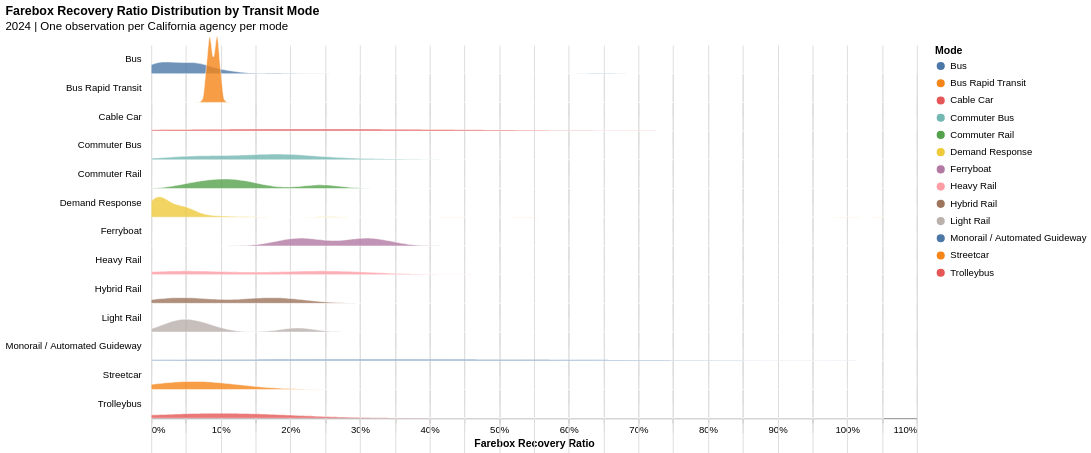

Notebook cell for this chart:
### Code cell
import altair as alt

# Create ONE observation per agency + mode for 2024
ridge_df = (
    df_CA[(df_CA["year"] == 2024) & (df_CA["mode_full_name"] != "Vanpool")]
    .groupby(["source_agency", "mode_full_name"], as_index=False
    )
    .agg(fare_revenue=("fare_revenue", "sum"), operating_expenses_total=("operating_expenses_total", "sum"))
)

# Calculate agency-level farebox recovery ratio
ridge_df["farebox_recovery_ratio"] = (ridge_df["fare_revenue"] /ridge_df["operating_expenses_total"])

# Remove invalid values
ridge_df = ridge_df[ridge_df["farebox_recovery_ratio"].notna() & (ridge_df["farebox_recovery_ratio"] >= 0) & (ridge_df["farebox_recovery_ratio"] <= 2)].copy()

step = 30
overlap = 1.5

chart = (
    alt.Chart(ridge_df, width=800, height=step)
    .transform_density(
        "farebox_recovery_ratio",
        groupby=["mode_full_name"],
        as_=["farebox_recovery_ratio", "density"]
    )
    .mark_area(
        interpolate="monotone",
        fillOpacity=0.8,
        stroke="white",
        strokeWidth=0.5
    )
    .encode(
        x=alt.X("farebox_recovery_ratio:Q", title="Farebox Recovery Ratio",
            axis=alt.Axis(format=".0%")),
        y=alt.Y("density:Q",
            axis=None, scale=alt.Scale(range=[step, -step * overlap])),
        color=alt.Color("mode_full_name:N", title="Mode"),
        tooltip=[alt.Tooltip("mode_full_name:N",title="Mode"),
                 alt.Tooltip("farebox_recovery_ratio:Q", title="Farebox Recovery Ratio", format=".1%"),
                 alt.Tooltip("density:Q", title="Density", format=".3f")]
    )
    .facet(row=alt.Row("mode_full_name:N", title=None,
            header=alt.Header(labelAngle=0, labelAlign="left"))
    )
    .properties(title=alt.TitleParams(
            text="Farebox Recovery Ratio Distribution by Transit Mode",
            subtitle="2024 | One observation per California agency per mode"),
                bounds="flush")
    .configure_facet(spacing=0)
        .configure_view(stroke=None))

chart

### Figure 1 — Vega-Lite specification as saved in the notebook (floating-point values rounded to 4 significant figures; data arrays with more than 128 entries replaced by an {"elided": "..."} marker saying what was removed)
{"config": {"view": {"continuousWidth": 300, "continuousHeight": 300, "stroke": null}, "facet": {"spacing": 0}}, "data": {"name": "data-6e7e66cedbf4e4da174b52e87a46dc29"}, "facet": {"row": {"field": "mode_full_name", "header": {"labelAlign": "left", "labelAngle": 0}, "title": null, "type": "nominal"}}, "spec": {"mark": {"type": "area", "fillOpacity": 0.8, "interpolate": "monotone", "stroke": "white", "strokeWidth": 0.5}, "encoding": {"color": {"field": "mode_full_name", "title": "Mode", "type": "nominal"}, "tooltip": [{"field": "mode_full_name", "title": "Mode", "type": "nominal"}, {"field": "farebox_recovery_ratio", "format": ".1%", "title": "Farebox Recovery Ratio", "type": "quantitative"}, {"field": "density", "format": ".3f", "title": "Density", "type": "quantitative"}], "x": {"axis": {"format": ".0%"}, "field": "farebox_recovery_ratio", "title": "Farebox Recovery Ratio", "type": "quantitative"}, "y": {"axis": null, "field": "density", "scale": {"range": [30, -45.0]}, "type": "quantitative"}}, "height": 30, "transform": [{"density": "farebox_recovery_ratio", "groupby": ["mode_full_name"], "as": ["farebox_recovery_ratio", "density"]}], "width": 800}, "bounds": "flush", "title": {"text": "Farebox Recovery Ratio Distribution by Transit Mode", "subtitle": "2024 | One observation per California agency per mode"}, "$schema": "https://vega.github.io/schema/vega-lite/v6.4.1.json", "datasets": {"data-6e7e66cedbf4e4da174b52e87a46dc29": {"elided": "297 records"}}}
